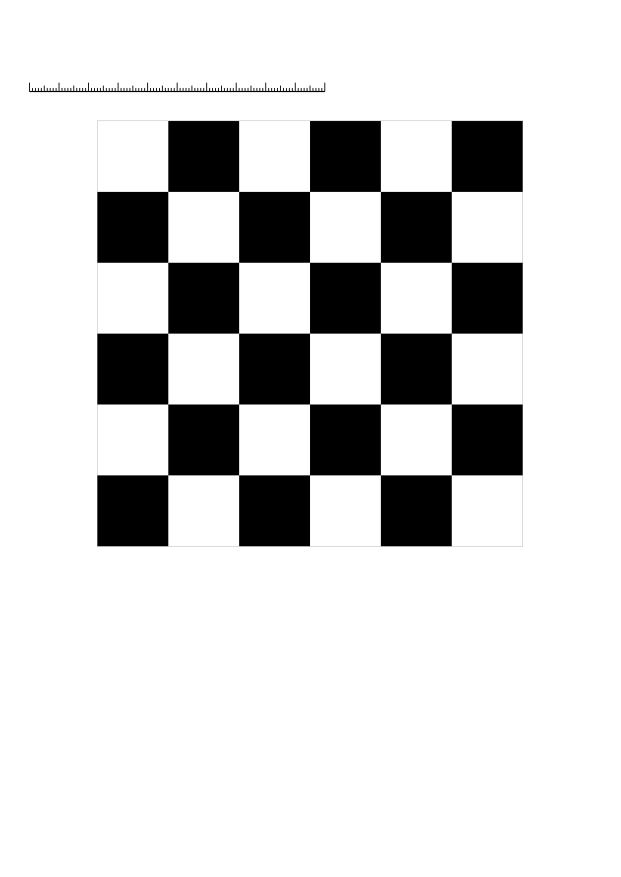
#> input picture _tmp_pdf/page1.png, 1241 x 1754 px, given in place of ref.f100026.mp4, which was not available (shown at 1/2 size)
$ python probe_reference_screen.py
#> lines starting #> are read from the running program, lines starting #| are printed output that depends on the picture; after the words box and inside, x2 and y2 are one past the last pixel; in counts of white or black regions, pixels touching at a corner belong together; pictures that were not available may be replaced by others from this repository, and a replacement may not be noted
### tools/analyze_reference_video.py
#!/usr/bin/env python3
"""分析参考视频里"目标效果"的量化特征。

背景：竞赛参照视频（B 站 BV1HYtg6BERZ，易灵思 FPGA 实时图像边缘检测）是
手持相机拍摄的显示器画面。要回答"目标效果到底长什么样"，需要把"显示器的
那块屏幕"从整个画面里抠出来，再量它内部的内容：

  * 是整屏边缘图，还是左半灰度 + 右半边缘的分屏？
  * 边缘密度、线条粗细（行/列亮游程均值）、碎斑（小连通域）数量
  * 有没有红色目标框
  * 屏幕区域内的帧间差（判断边缘是否闪烁；相机不动时才可信）

输出：work/analysis/refvideo/screen_stats.csv + 控制台汇总 + 若干裁剪图。

用法：
  python tools/analyze_reference_video.py --video work/ref_video/ref.f100026.mp4
"""

import argparse
import csv
import os

import cv2
import numpy as np


def runs_mean(binary):
    """亮像素行/列游程的平均长度（像素）。细线 -> 1~3。"""
    total = 0
    nrun = 0
    for axis in (0, 1):
        b = binary if axis == 0 else binary.T
        d = np.diff(b.astype(np.int8), axis=1)
        starts = (b[:, 0] != 0).sum() + (d == 1).sum()
        total += int(b.sum())
        nrun += int(starts)
    if nrun == 0:
        return 0.0
    return total / nrun


# [19 lines left out: function find_display, not called in this run]


def analyse_crop(crop):
    """量一块屏幕裁剪图内部的内容。"""
    h, w = crop.shape
    if h < 20 or w < 20:
        return None
    bg = float((crop < 45).mean())
    # Otsu 自适应分开"黑底"和"亮线"
    t, bright = cv2.threshold(crop, 0, 255, cv2.THRESH_BINARY + cv2.THRESH_OTSU)
    b = (bright > 0).astype(np.uint8)
    lit = float(b.mean())
    # 碎斑统计
    nb, _, bstats, _ = cv2.connectedComponentsWithStats(b, 8)
    areas = [bstats[i][4] for i in range(1, nb)]
    tiny = sum(1 for a in areas if a <= 3)
    tiny_px = sum(a for a in areas if a <= 3)
    run = runs_mean(b)
    bgr = cv2.cvtColor(crop, cv2.COLOR_GRAY2BGR)
    # 红框检测（在彩色裁剪图上做，调用方传入）
    return dict(bg=bg, lit=lit, otsu=t, nblob=nb - 1, tiny=tiny,
                tiny_px=tiny_px,
                run=run, left=float(crop[:, : w // 2].mean()),
                right=float(crop[:, w // 2:].mean()))


# [110 lines left out: function main, not called in this run]


# [2 lines that do not run on import are left out]

### tools/probe_reference_screen.py
#!/usr/bin/env python3
"""从参考视频里自动抠出显示器面板，量它内部边缘图的观感指标。

与 analyze_reference_video.py 的区别：这里用更宽的暗阈值 + 15x15 闭运算，
把整块面板（含内部大量亮线）连成一个连通域，再向内缩 6% 去掉边框/反光，
然后量：
  lit    亮像素占比（边缘密度）
  run    亮像素行/列游程均值（线条粗细，px）
  tiny   面积 <=3 px 的碎连通域个数（噪点碎段）
  left/right  裁剪图左右半均值（判断是不是左灰度+右边缘的分屏）

用法：
  python tools/probe_reference_screen.py --video work/ref_video/ref.f100026.mp4 \
      --frames 300,450,600,660 --out work/analysis/refvideo
"""

import argparse
import os
import sys

import cv2
import numpy as np

sys.path.insert(0, os.path.dirname(os.path.abspath(__file__)))
from analyze_reference_video import analyse_crop  # noqa: E402


def panel_crop(gray, thr=70, ksize=15, inset_frac=0.06):
    dark = (gray < thr).astype(np.uint8)
    k = cv2.getStructuringElement(cv2.MORPH_RECT, (ksize, ksize))
    d = cv2.morphologyEx(dark, cv2.MORPH_CLOSE, k)
    n, _, stats, _ = cv2.connectedComponentsWithStats(d, 8)
    if n < 2:
        return None, None
    i = max(range(1, n), key=lambda j: stats[j][4])
    x, y, bw, bh, _ = stats[i]
    ix = int(inset_frac * bh)
    crop = gray[y + ix:y + bh - ix, x + ix:x + bw - ix]
    if crop.size == 0:
        return None, None
    return crop, (x, y, bw, bh)


def main():
    ap = argparse.ArgumentParser()
    ap.add_argument("--video", default="work/ref_video/ref.f100026.mp4")
    ap.add_argument("--out", default="work/analysis/refvideo")
    ap.add_argument("--frames", default="300,450,600,660")
    ap.add_argument("--box", action="append", default=[],
                    help="手工裁剪框（自动定位不灵时用），格式 frame:x,y,w,h，可重复")
    args = ap.parse_args()

    manual = {}
    for spec in args.box:
        f, rest = spec.split(":", 1)
        manual[int(f)] = tuple(int(v) for v in rest.split(","))

    frames = [int(t) for t in args.frames.split(",") if t.strip()]
    cap = cv2.VideoCapture(args.video)
    if not cap.isOpened():
        raise SystemExit("打不开视频: " + args.video)
    os.makedirs(args.out, exist_ok=True)

    print("frame  bbox              crop        lit%   run(px)  nblob  tiny tinypx%  bg%")
    for f in frames:
        cap.set(cv2.CAP_PROP_POS_FRAMES, f)
        ok, fr = cap.read()
        if not ok:
            print(f"{f:5d}  <read fail>")
            continue
        gray = cv2.cvtColor(fr, cv2.COLOR_BGR2GRAY)
        if f in manual:
            x, y, bw, bh = manual[f]
            crop = gray[y:y + bh, x:x + bw]
            bb = (x, y, bw, bh)
        else:
            crop, bb = panel_crop(gray)
        if crop is not None and crop.size == 0:
            crop = None
        if crop is None:
            print(f"{f:5d}  <no panel>")
            continue
        cv2.imwrite(os.path.join(args.out, f"probe_f{f:04d}.png"), crop)
        r = analyse_crop(crop)
        tiny_pct = 100.0 * r['tiny_px'] / max(r['lit'] * crop.size, 1)
        print(f"{f:5d}  {str(bb):16s}  {str(crop.shape):11s} "
              f"{r['lit'] * 100:5.1f} {r['run']:7.2f} {r['nblob']:6d} "
              f"{r['tiny']:5d} {tiny_pct:7.2f} {r['bg'] * 100:5.1f}")
#> this loop made 4 passes
#|   300  (479, 526, 424, 566)  (500, 358)   50.0  122.10      1     0    0.00  49.7
#|   450  (479, 526, 424, 566)  (500, 358)   50.0  122.10      1     0    0.00  49.7
#|   600  (479, 526, 424, 566)  (500, 358)   50.0  122.10      1     0    0.00  49.7
#|   660  (479, 526, 424, 566)  (500, 358)   50.0  122.10      1     0    0.00  49.7
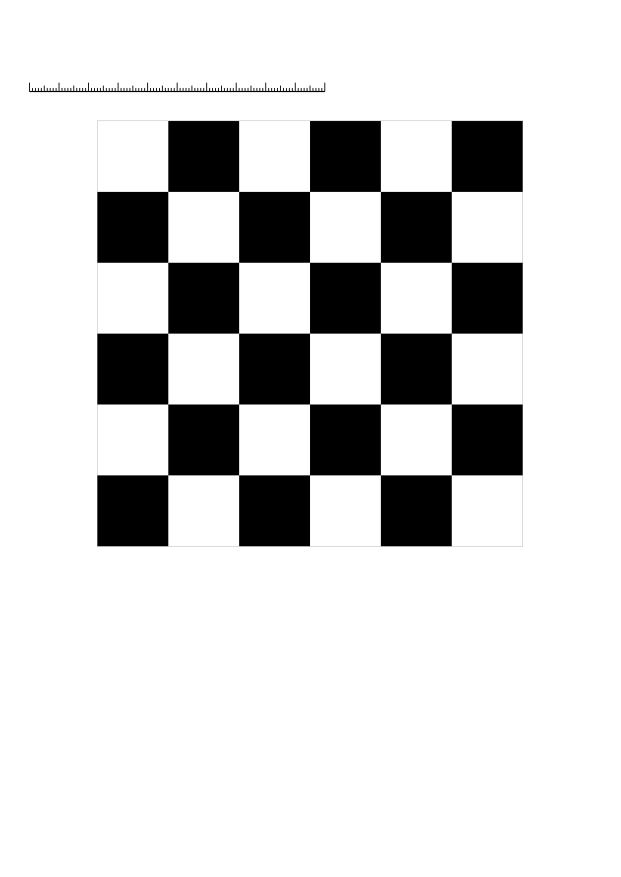
#> input picture _tmp_pdf/page1.png, 1241 x 1754 px, given in place of ref.f100026.mp4, which was not available (shown at 1/2 size)
#> pass 1, in panel_crop, `dark = (gray < thr).astype(np.uint8)`:
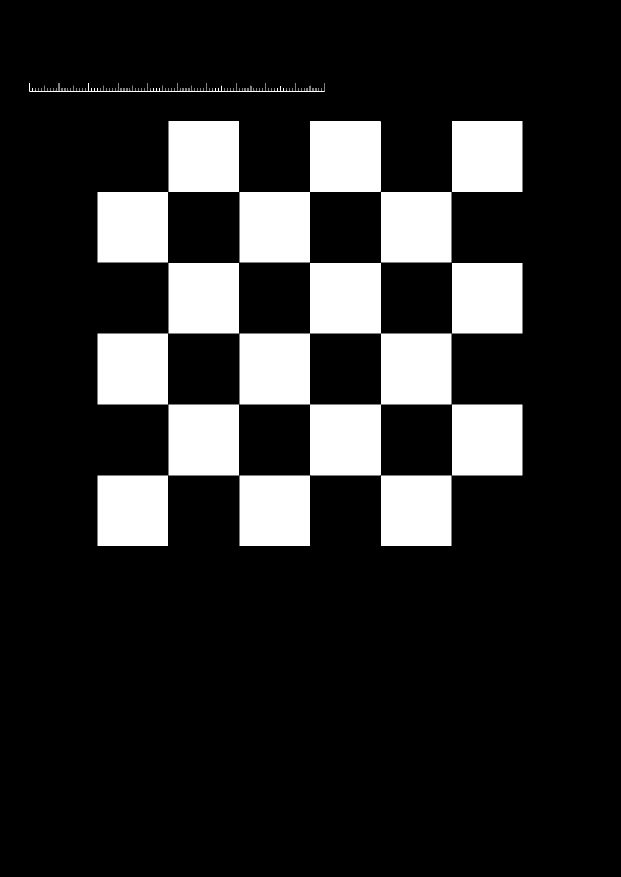
#> dark: shape (1754, 1241) (shown at 1/2 size); values 0 (black) and 1 (white), 16.6% white; 15 white regions, largest, box (x1, y1, x2, y2) and area: (479, 526, 903, 951) 80228, (479, 242, 762, 525) 40043, (337, 242, 478, 384) 20022
#> pass 1, in panel_crop, `d = cv2.morphologyEx(dark, cv2.MORPH_CLOSE, k)`:
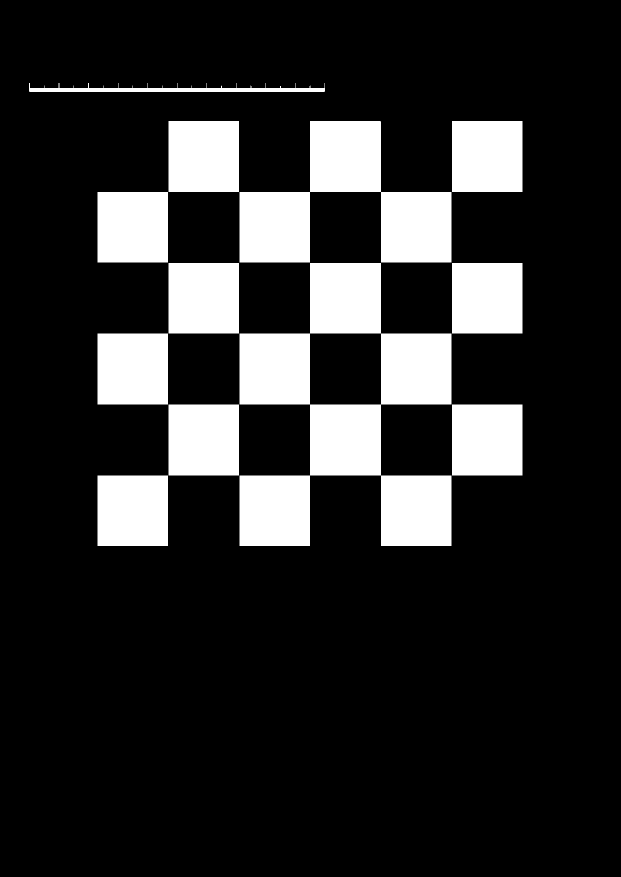
#> d: shape (1754, 1241) (shown at 1/2 size); values 0 (black) and 1 (white), 16.7% white; 12 white regions, largest, box (x1, y1, x2, y2) and area: (479, 526, 903, 1092) 119992, (479, 242, 903, 525) 59925, (337, 242, 478, 384) 20022
#> pass 1, in panel_crop, `crop = gray[y + ix:y + bh - ix, x + ix:x + bw - ix]`:
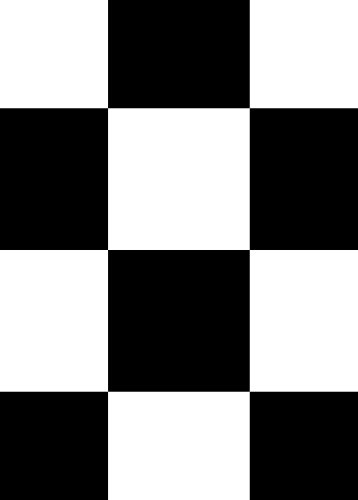
#> crop: shape (500, 358); min 0, max 255, mean 127.5
#> fr is the input picture: shape (1754, 1241, 3); min 0, max 255, mean 212.2


if __name__ == "__main__":
    main()

$ run again, on _tmp_pdf/page2.png
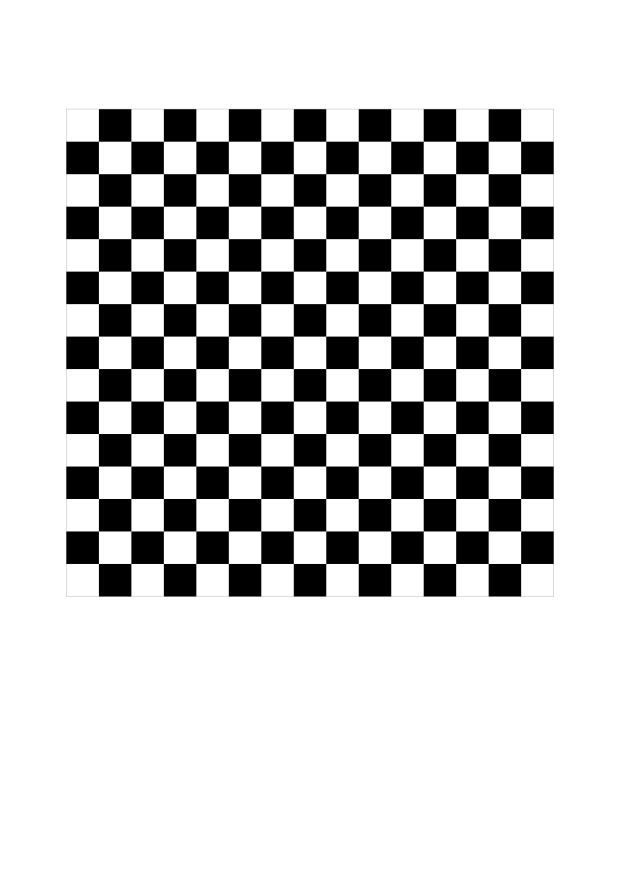
#> input picture _tmp_pdf/page2.png, 1241 x 1754 px, given in place of ref.f100026.mp4, which was not available (shown at 1/2 size)
#> the loop in main, `for f in frames:` made 4 passes
#|   300  (133, 479, 194, 714)  (630, 110)   50.3   45.56      1     0    0.00  49.0
#|   450  (133, 479, 194, 714)  (630, 110)   50.3   45.56      1     0    0.00  49.0
#|   600  (133, 479, 194, 714)  (630, 110)   50.3   45.56      1     0    0.00  49.0
#|   660  (133, 479, 194, 714)  (630, 110)   50.3   45.56      1     0    0.00  49.0
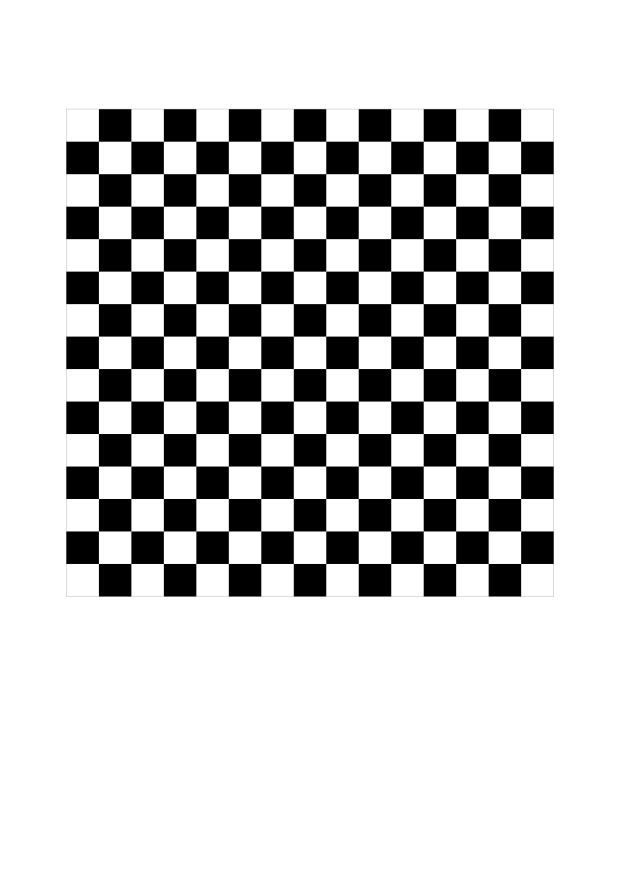
#> input picture _tmp_pdf/page2.png, 1241 x 1754 px, given in place of ref.f100026.mp4, which was not available (shown at 1/2 size)
#> pass 1, in panel_crop, `dark = (gray < thr).astype(np.uint8)`:
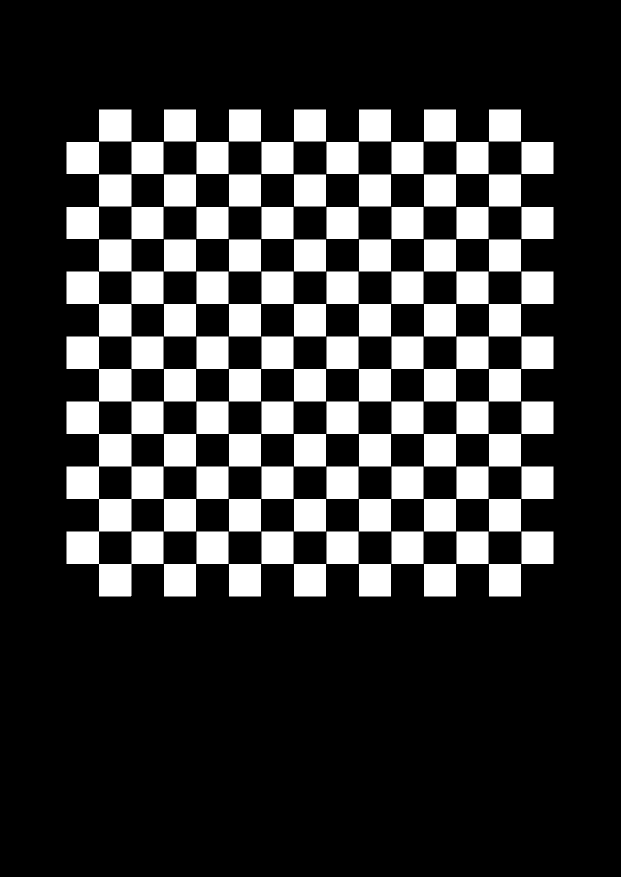
#> dark: shape (1754, 1241) (shown at 1/2 size); values 0 (black) and 1 (white), 21.3% white; 100 white regions, largest, box (x1, y1, x2, y2) and area: (133, 803, 327, 1193) 33666, (133, 543, 327, 738) 12608, (133, 673, 327, 868) 12608
#> pass 1, in panel_crop, `crop = gray[y + ix:y + bh - ix, x + ix:x + bw - ix]`:
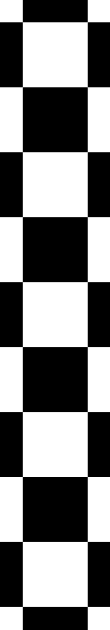
#> crop: shape (630, 110); min 0, max 255, mean 128.2
#> in main, fr is the input picture: shape (1754, 1241, 3); min 0, max 255, mean 199.5

$ run again, on _tmp_pdf/page3.png
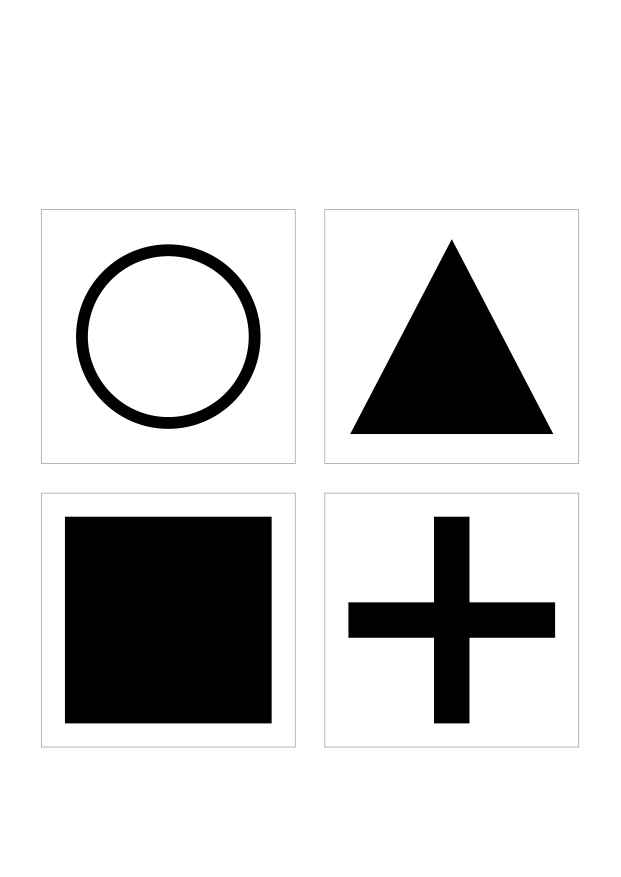
#> input picture _tmp_pdf/page3.png, 1241 x 1754 px, given in place of ref.f100026.mp4, which was not available (shown at 1/2 size)
#> the loop in main, `for f in frames:` made 4 passes
#|   300  (130, 1034, 413, 413)  (365, 365)    0.0    0.00      0     0    0.00 100.0
#|   450  (130, 1034, 413, 413)  (365, 365)    0.0    0.00      0     0    0.00 100.0
#|   600  (130, 1034, 413, 413)  (365, 365)    0.0    0.00      0     0    0.00 100.0
#|   660  (130, 1034, 413, 413)  (365, 365)    0.0    0.00      0     0    0.00 100.0
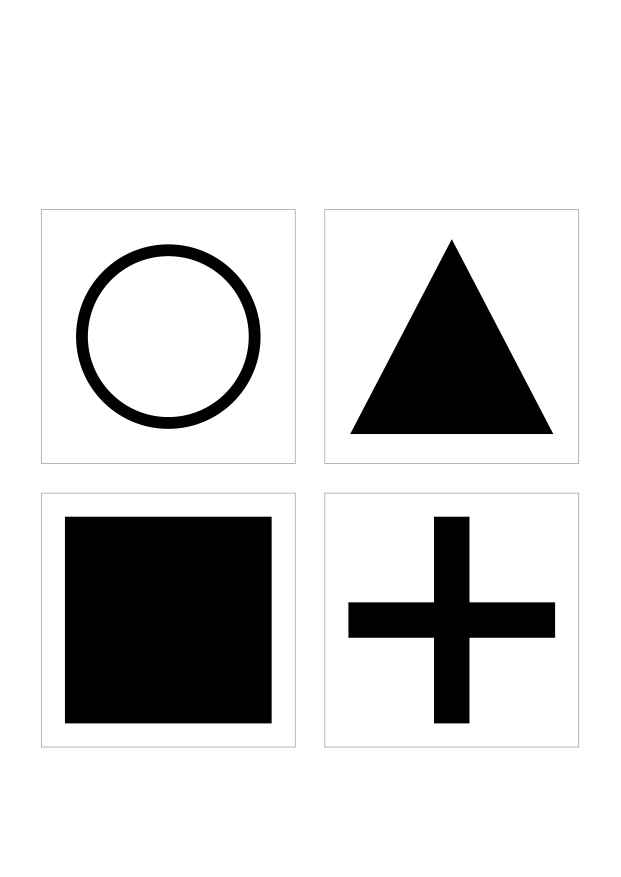
#> input picture _tmp_pdf/page3.png, 1241 x 1754 px, given in place of ref.f100026.mp4, which was not available (shown at 1/2 size)
#> pass 1, in panel_crop, `dark = (gray < thr).astype(np.uint8)`:
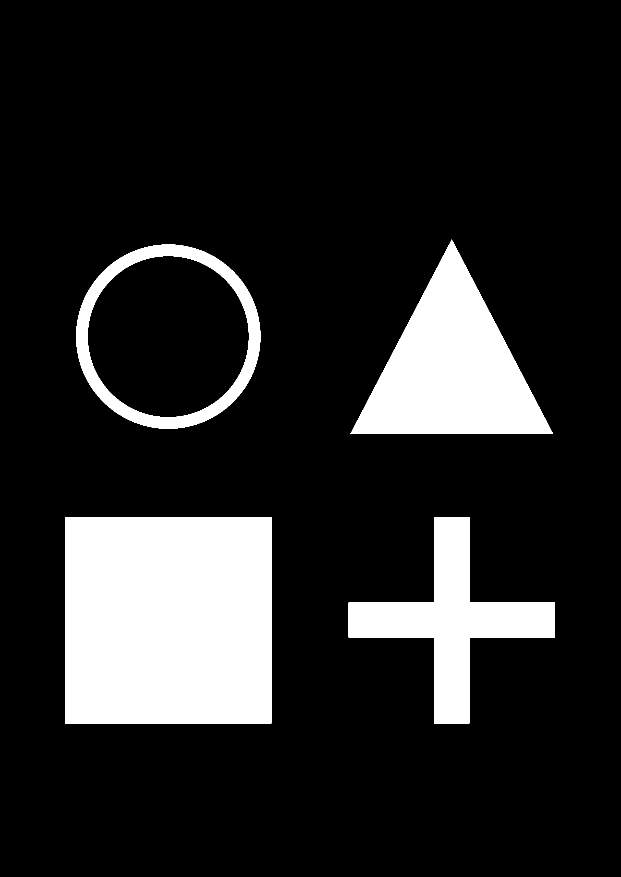
#> dark: shape (1754, 1241) (shown at 1/2 size); values 0 (black) and 1 (white), 15.1% white; 4 white regions, box (x1, y1, x2, y2) and area: (130, 1034, 543, 1447) 170569, (701, 479, 1106, 868) 78957, (697, 1034, 1110, 1447) 53263, (152, 489, 521, 857) 25186
#> in main, fr is the input picture: shape (1754, 1241, 3); min 0, max 255, mean 215.9
